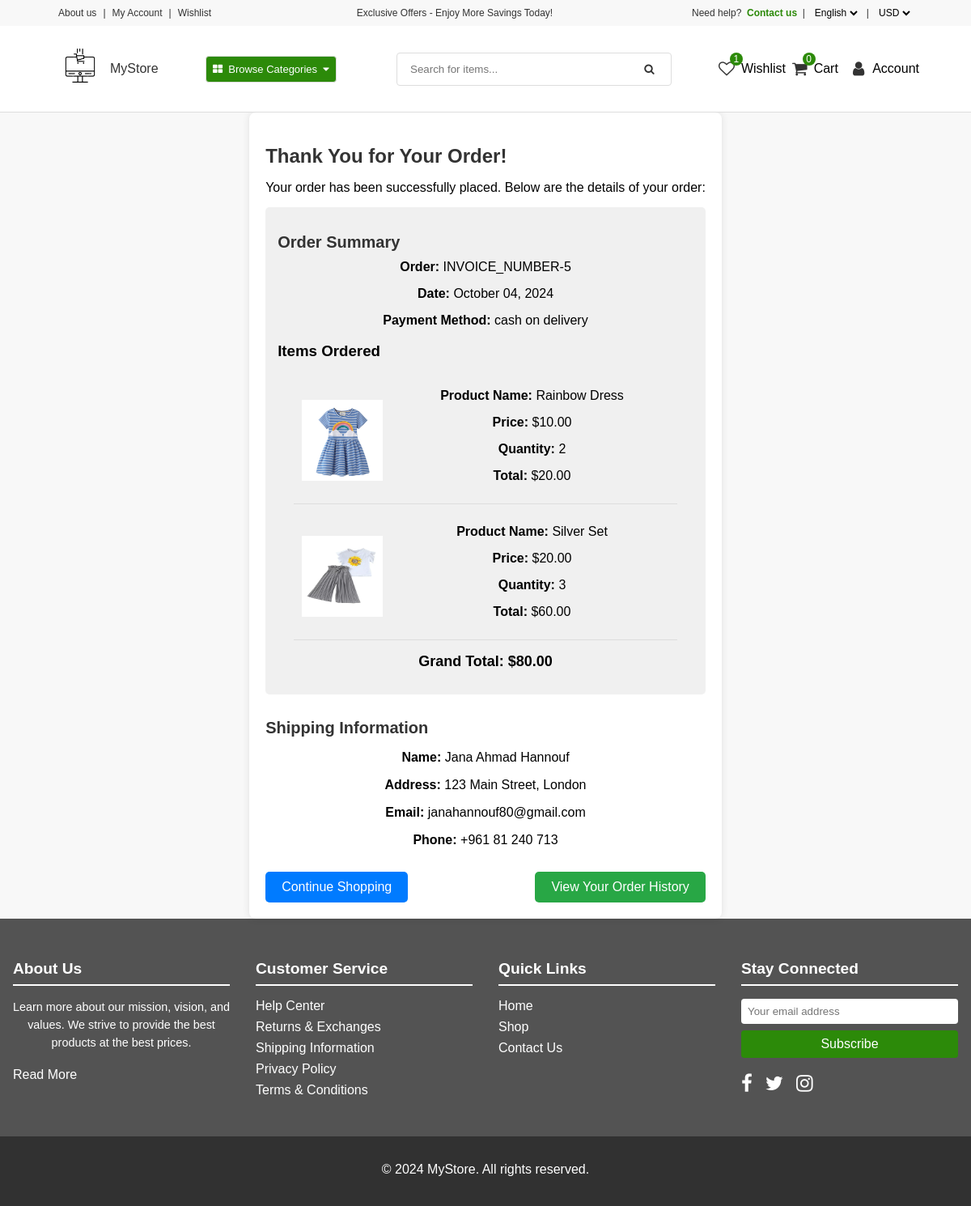
The page /confirmation/5/ (signed in) on the database its author committed.
### core/models.py (models this page shows, shortened)
class CartOrder(models.Model):
    user = models.ForeignKey(User, on_delete=models.CASCADE)
    full_name = models.CharField(max_length=200, null=True, blank=True)
    email = models.CharField(max_length=200, null=True, blank=True)
    phone_number = models.CharField(max_length=100, null=True, blank=True)
    address = models.CharField(max_length=100, null=True, blank=True)
    payment_method = models.CharField(choices=PAYMENT_CHOICE, max_length=30)
    price = models.DecimalField(max_digits=12, decimal_places=2, default="0.00")
    paid_status = models.BooleanField(default=False)
    order_date = models.DateTimeField(auto_now_add=True)
    order_status = models.CharField(choices=ORDER_CHOICE, max_length=20, default="processing")
    class Meta:
        verbose_name_plural = "Cart Order"

class CartOrderItems(models.Model):
    order = models.ForeignKey(CartOrder, on_delete=models.CASCADE)
    invoice_number = models.CharField(max_length=200)
    item = models.CharField(max_length=200)
    image = models.CharField(max_length=200)
    quantity = models.IntegerField(default=1)
    price = models.DecimalField(max_digits=12, decimal_places=2, default="0.00")
    total = models.DecimalField(max_digits=12, decimal_places=2, default="0.00")
    class Meta:
        verbose_name_plural = "Cart Order Items"

### core/views.py (the view)
# urls.py: path('confirmation/<int:order_id>/', confirmation, name='confirmation'),  # URL for the confirmation page
@login_required
def confirmation(request, order_id):
    order = CartOrder.objects.get(id=order_id)
    order_items = CartOrderItems.objects.filter(order=order)
    cart_total_amount = sum(item.total for item in order_items)
    if 'cart_data_obj' in request.session:
        del request.session['cart_data_obj']
    totalCartItems = 0
    context = {
        'order': order,
        'order_items': order_items,
        'totalCartItems': len(order_items),
        'cart_total_amount': cart_total_amount,
        'totalCartItems': totalCartItems
    }
    return render(request, 'core/confirmation.html', context)

### core/context_processor.py (called while the page is built)
def default(request):
    categories = Category.objects.all()
    try:
        address = Address.objects.get(user=request.user)
    except:
        address = None
    try:
        wishlist = Wishlist.objects.filter(user=request.user)
    except:
        wishlist = None
    return {
        'categories' : categories,
        'address' : address,
        'wishlist' : wishlist
    }

### templates/core/confirmation.html
{% extends 'partials/base1.html' %}
{% load static %}
{% block content %}
    <main class="main-background">
        <section class="confirmation">
            <h1>Thank You for Your Order!</h1>
            <p>Your order has been successfully placed. Below are the details of your order:</p>
            <div class="order-summary">
                <h2>Order Summary</h2>
                <div class="order-details">
                    <p><strong>Order:</strong> INVOICE_NUMBER-{{ order.id }}</p>
                    <p><strong>Date:</strong> {{ order.order_date|date:"F d, Y" }} </p>
                    <p><strong>Payment Method:</strong> {{ order.payment_method }}</p>
                </div>
                <h3>Items Ordered</h3>
                <ul class="order-items">
                    {% for item in order_items %}
                        <li>
                            <img src="{{ item.image }}" alt="{{ item.title }}">
                            <div class="item-info">
                                <p><strong>Product Name:</strong> {{ item.item }} </p>
                                <p><strong>Price:</strong> ${{ item.price|floatformat:2 }}</p>
                                <p><strong>Quantity:</strong> {{ item.quantity }}</p>
                                <p><strong>Total:</strong> ${{ item.total|floatformat:2 }}</p>
                            </div>
                        </li>
                    {% endfor %}
                </ul>
                <div class="order-total">
                    <p><strong>Grand Total:</strong> ${{ cart_total_amount|floatformat:2 }}</p>
                </div>
            </div>
            <div class="shipping-details">
                <h2>Shipping Information</h2>
                <p><strong>Name:</strong> {{ order.full_name }}</p>
                <p><strong>Address:</strong> {{ order.address }}</p>
                <p><strong>Email:</strong> {{ order.email }} </p>
                <p><strong>Phone:</strong> {{ order.phone_number }} </p>
            </div>
            <div class="actions">
                <a href="{% url 'core:index' %}" class="continue-shopping-button">Continue Shopping</a>
                <a href="{% url 'core:order-history' %}" class="track-order-button">View Your Order History</a>
            </div>
        </section>
    </main>
{% endblock content %}

### static/assets/CSS/ecommerceStyles.css (style rules this page uses)
body { font-family: Arial, sans-serif; margin: 0; padding: 0; overflow-x: hidden; box-sizing: border-box; }
.main-background { background-color: #f8f8f8; display: flex; justify-content: center; align-items: center; flex-direction: column; }
.order-summary { background: #f0f0f0; padding: 15px; border-radius: 5px; }
.order-summary p { margin: 5px 0; font-size: 1em; }
.confirmation { max-width: 800px; margin: 0 auto; background: #fff; padding: 20px; border-radius: 8px; box-shadow: 0 0 10px rgba(0, 0, 0, 0.1); }
.confirmation h1 { font-size: 24px; color: #333; margin-bottom: 10px; }
.confirmation p { margin-bottom: 15px; }
.order-summary, .shipping-details { margin-bottom: 30px; }
.order-summary h2, .shipping-details h2 { font-size: 20px; color: #333; margin-bottom: 10px; }
.order-items { list-style: none; padding: 0; }
.order-items li { display: flex; align-items: center; margin-bottom: 10px; padding: 10px; border-bottom: 1px solid #ddd; }
.order-items img { width: 100px; height: 100px; margin-right: 15px; }
.item-info { flex: 1; }
.order-total { font-size: 18px; font-weight: bold; }
.actions { display: flex; justify-content: space-between; }
.actions a { text-decoration: none; padding: 10px 20px; border-radius: 5px; color: #fff; background-color: #007bff; }
.actions .track-order-button { background-color: #28a745; }
.order-items { margin-top: 20px; padding: 0 20px; }
.our-story h2, p { margin-bottom: 20px; text-align: center; }

### rows shown on the page
CartOrder: id "5", order_date "October 04, 2024", payment_method "cash on delivery", full_name "Jana Ahmad Hannouf", address "123 Main Street, London", email "janahannouf80@gmail.com", phone_number "+961 81 240 713"
CartOrderItems: image (picture), item "Rainbow Dress", price "10.00", quantity "2", total "20.00"
CartOrderItems: image (picture), item "Silver Set", price "20.00", quantity "3", total "60.00"

### other values the page prints
{{ wishlist.count }} "1"
{{ request.session.cart_data_obj|length }} "0"
{{ cart_total_amount|floatformat:2 }} "80.00"
